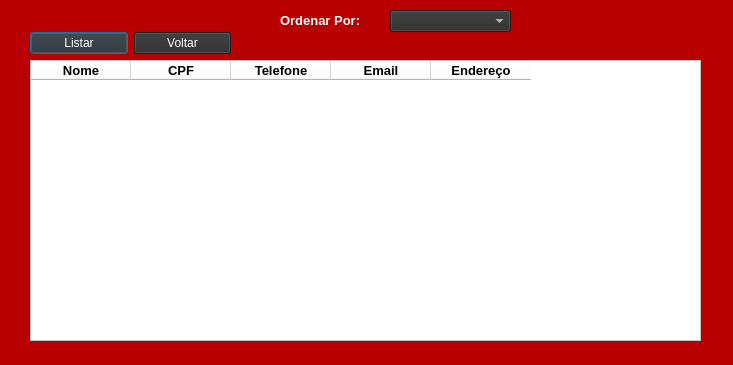
<?xml version="1.0" encoding="UTF-8"?>
<ui version="4.0">
 <class>TelaListar</class>
 <widget class="QDialog" name="TelaListar">
  <property name="geometry">
   <rect>
    <x>0</x>
    <y>0</y>
    <width>733</width>
    <height>365</height>
   </rect>
  </property>
  <property name="windowTitle">
   <string>TelaListar</string>
  </property>
  <property name="styleSheet">
   <string notr="true">background-color: rgb(184, 0, 0);</string>
  </property>
  <widget class="QTableWidget" name="Lista">
   <property name="geometry">
    <rect>
     <x>30</x>
     <y>60</y>
     <width>671</width>
     <height>281</height>
    </rect>
   </property>
   <property name="styleSheet">
    <string notr="true">background-color: rgb(255, 255, 255);</string>
   </property>
   <column>
    <property name="text">
     <string>Nome</string>
    </property>
    <property name="font">
     <font>
      <pointsize>10</pointsize>
      <weight>75</weight>
      <bold>true</bold>
     </font>
    </property>
   </column>
   <column>
    <property name="text">
     <string>CPF</string>
    </property>
    <property name="font">
     <font>
      <pointsize>10</pointsize>
      <weight>75</weight>
      <italic>false</italic>
      <bold>true</bold>
     </font>
    </property>
   </column>
   <column>
    <property name="text">
     <string>Telefone</string>
    </property>
    <property name="font">
     <font>
      <pointsize>10</pointsize>
      <weight>75</weight>
      <bold>true</bold>
     </font>
    </property>
   </column>
   <column>
    <property name="text">
     <string>Email</string>
    </property>
    <property name="font">
     <font>
      <pointsize>10</pointsize>
      <weight>75</weight>
      <italic>false</italic>
      <bold>true</bold>
     </font>
    </property>
   </column>
   <column>
    <property name="text">
     <string>Endereço</string>
    </property>
    <property name="font">
     <font>
      <pointsize>10</pointsize>
      <weight>75</weight>
      <bold>true</bold>
     </font>
    </property>
   </column>
  </widget>
  <widget class="QComboBox" name="comboBox">
   <property name="geometry">
    <rect>
     <x>390</x>
     <y>10</y>
     <width>121</width>
     <height>22</height>
    </rect>
   </property>
   <property name="styleSheet">
    <string notr="true">background-color: rgb(45,45,45);
color: rgb(255, 255, 255);</string>
   </property>
   <item>
    <property name="text">
     <string/>
    </property>
   </item>
   <item>
    <property name="text">
     <string>Nome</string>
    </property>
   </item>
   <item>
    <property name="text">
     <string>CPF</string>
    </property>
   </item>
   <item>
    <property name="text">
     <string>Email</string>
    </property>
   </item>
  </widget>
  <widget class="QWidget" name="layoutWidget">
   <property name="geometry">
    <rect>
     <x>30</x>
     <y>30</y>
     <width>201</width>
     <height>27</height>
    </rect>
   </property>
   <layout class="QHBoxLayout" name="horizontalLayout">
    <item>
     <widget class="QPushButton" name="pushButton_Listar">
      <property name="styleSheet">
       <string notr="true">background-color: rgb(45,45,45);
color: rgb(255, 255, 255);
</string>
      </property>
      <property name="text">
       <string>Listar</string>
      </property>
     </widget>
    </item>
    <item>
     <widget class="QPushButton" name="pushButton">
      <property name="styleSheet">
       <string notr="true">background-color: rgb(45,45,45);
color: rgb(255, 255, 255);</string>
      </property>
      <property name="text">
       <string>Voltar</string>
      </property>
     </widget>
    </item>
   </layout>
  </widget>
  <widget class="QLabel" name="label">
   <property name="geometry">
    <rect>
     <x>280</x>
     <y>10</y>
     <width>91</width>
     <height>20</height>
    </rect>
   </property>
   <property name="font">
    <font>
     <pointsize>10</pointsize>
     <weight>75</weight>
     <bold>true</bold>
    </font>
   </property>
   <property name="styleSheet">
    <string notr="true">color: rgb(255, 255, 255);</string>
   </property>
   <property name="text">
    <string>Ordenar Por:</string>
   </property>
  </widget>
  <zorder>layoutWidget</zorder>
  <zorder>Lista</zorder>
  <zorder>comboBox</zorder>
  <zorder>label</zorder>
 </widget>
 <resources/>
 <connections/>
</ui>
